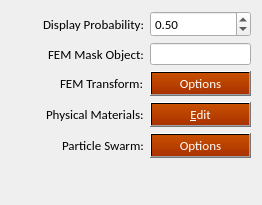
              <widget class="QWidget" name="m_PageFEMRegistration">
               <property name="geometry">
                <rect>
                 <x>0</x>
                 <y>0</y>
                 <width>262</width>
                 <height>205</height>
                </rect>
               </property>
               <attribute name="label">
                <string>FEM REGISTRATION OPTIONS</string>
               </attribute>
               <layout class="QGridLayout" name="gridLayout_3">
                <item row="6" column="0">
                 <layout class="QHBoxLayout" name="m_MaterialsLabelLayout">
                  <item>
                   <spacer name="m_WhichMetricLabelSpace_2">
                    <property name="orientation">
                     <enum>Qt::Horizontal</enum>
                    </property>
                    <property name="sizeHint" stdset="0">
                     <size>
                      <width>40</width>
                      <height>20</height>
                     </size>
                    </property>
                   </spacer>
                  </item>
                  <item>
                   <widget class="QLabel" name="m_MaterialsLabel">
                    <property name="font">
                     <font>
                      <family>Calibri</family>
                      <pointsize>10</pointsize>
                     </font>
                    </property>
                    <property name="styleSheet">
                     <string notr="true">background-color: rgba(255, 255, 255, 0);</string>
                    </property>
                    <property name="text">
                     <string>Physical Materials:</string>
                    </property>
                   </widget>
                  </item>
                 </layout>
                </item>
                <item row="3" column="0">
                 <layout class="QHBoxLayout" name="horizontalLayout_24">
                  <item>
                   <spacer name="horizontalSpacer_11">
                    <property name="orientation">
                     <enum>Qt::Horizontal</enum>
                    </property>
                    <property name="sizeHint" stdset="0">
                     <size>
                      <width>40</width>
                      <height>20</height>
                     </size>
                    </property>
                   </spacer>
                  </item>
                  <item>
                   <widget class="QLabel" name="label_19">
                    <property name="font">
                     <font>
                      <family>Calibri</family>
                      <pointsize>10</pointsize>
                     </font>
                    </property>
                    <property name="styleSheet">
                     <string notr="true">background-color: rgba(255, 255, 255, 0);</string>
                    </property>
                    <property name="text">
                     <string>FEM Transform:</string>
                    </property>
                   </widget>
                  </item>
                 </layout>
                </item>
                <item row="1" column="0">
                 <layout class="QHBoxLayout" name="horizontalLayout_21">
                  <item>
                   <spacer name="horizontalSpacer_8">
                    <property name="orientation">
                     <enum>Qt::Horizontal</enum>
                    </property>
                    <property name="sizeHint" stdset="0">
                     <size>
                      <width>40</width>
                      <height>20</height>
                     </size>
                    </property>
                   </spacer>
                  </item>
                  <item>
                   <widget class="QLabel" name="label_15">
                    <property name="font">
                     <font>
                      <family>Calibri</family>
                      <pointsize>10</pointsize>
                     </font>
                    </property>
                    <property name="styleSheet">
                     <string notr="true">background-color: rgba(255, 255, 255, 0);</string>
                    </property>
                    <property name="text">
                     <string>Display Probability:</string>
                    </property>
                   </widget>
                  </item>
                 </layout>
                </item>
                <item row="1" column="1">
                 <layout class="QHBoxLayout" name="horizontalLayout_35">
                  <item>
                   <widget class="QDoubleSpinBox" name="m_FEMDisplayProbabilitySpin">
                    <property name="font">
                     <font>
                      <family>Calibri</family>
                      <pointsize>10</pointsize>
                     </font>
                    </property>
                    <property name="minimum">
                     <double>0.000000000000000</double>
                    </property>
                    <property name="maximum">
                     <double>1.000000000000000</double>
                    </property>
                    <property name="singleStep">
                     <double>0.050000000000000</double>
                    </property>
                    <property name="value">
                     <double>0.500000000000000</double>
                    </property>
                   </widget>
                  </item>
                 </layout>
                </item>
                <item row="3" column="1">
                 <layout class="QHBoxLayout" name="horizontalLayout_38">
                  <item>
                   <widget class="QPushButton" name="m_FEMTransformButton">
                    <property name="sizePolicy">
                     <sizepolicy hsizetype="Minimum" vsizetype="Fixed">
                      <horstretch>0</horstretch>
                      <verstretch>0</verstretch>
                     </sizepolicy>
                    </property>
                    <property name="font">
                     <font>
                      <family>Calibri</family>
                      <pointsize>10</pointsize>
                     </font>
                    </property>
                    <property name="styleSheet">
                     <string notr="true">background-color: qlineargradient(spread:pad, x1:0, y1:0, x2:0, y2:1, stop:0 rgba(200, 80, 0, 255), stop:1 rgba(170, 50, 0, 255));
color: rgb(255, 255, 255);</string>
                    </property>
                    <property name="text">
                     <string>Options</string>
                    </property>
                   </widget>
                  </item>
                 </layout>
                </item>
                <item row="6" column="1">
                 <layout class="QHBoxLayout" name="horizontalLayout_42">
                  <item>
                   <widget class="QPushButton" name="m_MaterialsButton">
                    <property name="sizePolicy">
                     <sizepolicy hsizetype="Minimum" vsizetype="Fixed">
                      <horstretch>0</horstretch>
                      <verstretch>0</verstretch>
                     </sizepolicy>
                    </property>
                    <property name="font">
                     <font>
                      <family>Calibri</family>
                      <pointsize>10</pointsize>
                     </font>
                    </property>
                    <property name="styleSheet">
                     <string notr="true">background-color: qlineargradient(spread:pad, x1:0, y1:0, x2:0, y2:1, stop:0 rgba(200, 80, 0, 255), stop:1 rgba(170, 50, 0, 255));
color: rgb(255, 255, 255);</string>
                    </property>
                    <property name="text">
                     <string>&amp;Edit</string>
                    </property>
                   </widget>
                  </item>
                 </layout>
                </item>
                <item row="8" column="0">
                 <spacer name="verticalSpacer_5">
                  <property name="orientation">
                   <enum>Qt::Vertical</enum>
                  </property>
                  <property name="sizeHint" stdset="0">
                   <size>
                    <width>20</width>
                    <height>40</height>
                   </size>
                  </property>
                 </spacer>
                </item>
                <item row="7" column="0">
                 <layout class="QHBoxLayout" name="horizontalLayout_26">
                  <item>
                   <spacer name="horizontalSpacer_13">
                    <property name="orientation">
                     <enum>Qt::Horizontal</enum>
                    </property>
                    <property name="sizeHint" stdset="0">
                     <size>
                      <width>40</width>
                      <height>20</height>
                     </size>
                    </property>
                   </spacer>
                  </item>
                  <item>
                   <widget class="QLabel" name="label_21">
                    <property name="font">
                     <font>
                      <family>Calibri</family>
                      <pointsize>10</pointsize>
                     </font>
                    </property>
                    <property name="styleSheet">
                     <string notr="true">background-color: rgba(255, 255, 255, 0);</string>
                    </property>
                    <property name="text">
                     <string>Particle Swarm:</string>
                    </property>
                   </widget>
                  </item>
                 </layout>
                </item>
                <item row="7" column="1">
                 <widget class="QPushButton" name="m_ParticleSwarmFEMButton">
                  <property name="sizePolicy">
                   <sizepolicy hsizetype="Minimum" vsizetype="Fixed">
                    <horstretch>0</horstretch>
                    <verstretch>0</verstretch>
                   </sizepolicy>
                  </property>
                  <property name="font">
                   <font>
                    <family>Calibri</family>
                    <pointsize>10</pointsize>
                   </font>
                  </property>
                  <property name="toolTip">
                   <string>The particle swarm optimizer is used for the FEM, and used for the linear registration when you register masks.</string>
                  </property>
                  <property name="styleSheet">
                   <string notr="true">background-color: qlineargradient(spread:pad, x1:0, y1:0, x2:0, y2:1, stop:0 rgba(200, 80, 0, 255), stop:1 rgba(170, 50, 0, 255));
color: rgb(255, 255, 255);</string>
                  </property>
                  <property name="text">
                   <string>Options</string>
                  </property>
                 </widget>
                </item>
                <item row="2" column="0">
                 <layout class="QHBoxLayout" name="m_MaskObjectLayout_4">
                  <item>
                   <spacer name="m_MetricZRadiusLabelSpace_19">
                    <property name="orientation">
                     <enum>Qt::Horizontal</enum>
                    </property>
                    <property name="sizeHint" stdset="0">
                     <size>
                      <width>40</width>
                      <height>20</height>
                     </size>
                    </property>
                   </spacer>
                  </item>
                  <item>
                   <widget class="QLabel" name="m_FEMMaskObjectLabel">
                    <property name="font">
                     <font>
                      <family>Calibri</family>
                      <pointsize>10</pointsize>
                     </font>
                    </property>
                    <property name="styleSheet">
                     <string notr="true">background-color: rgba(255, 255, 255, 0);</string>
                    </property>
                    <property name="text">
                     <string>FEM Mask Object:</string>
                    </property>
                   </widget>
                  </item>
                 </layout>
                </item>
                <item row="2" column="1">
                 <layout class="QHBoxLayout" name="m_MaskObjectLayout_5">
                  <item>
                   <widget class="QLineEdit" name="m_FEMMaskObjectText">
                    <property name="toolTip">
                     <string>&lt;html&gt;&lt;head/&gt;&lt;body&gt;&lt;p&gt;When registering masks,&lt;/p&gt;&lt;p&gt;you must choose which one to use&lt;/p&gt;&lt;p&gt;as the metric.&lt;/p&gt;&lt;p&gt;&lt;br/&gt;&lt;/p&gt;&lt;p&gt;It should be an object&lt;/p&gt;&lt;p&gt;that both the fixed&lt;/p&gt;&lt;p&gt;and moving studies&lt;/p&gt;&lt;p&gt;have in common.&lt;/p&gt;&lt;p&gt;&lt;br/&gt;&lt;/p&gt;&lt;p&gt;The number of pixels&lt;/p&gt;&lt;p&gt;overlapping between the&lt;/p&gt;&lt;p&gt;masks will be maximized&lt;/p&gt;&lt;p&gt;if you choose to&lt;/p&gt;&lt;p&gt;&amp;quot;Register Masks&amp;quot;.&lt;/p&gt;&lt;/body&gt;&lt;/html&gt;</string>
                    </property>
                   </widget>
                  </item>
                 </layout>
                </item>
               </layout>
              </widget>
